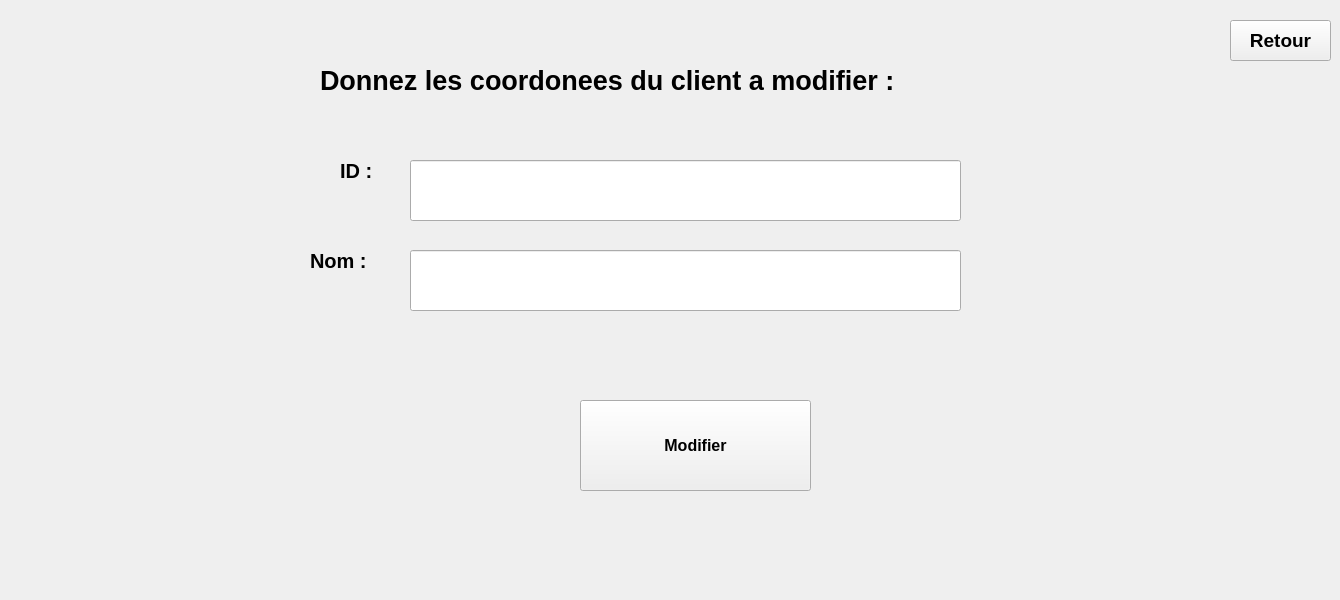
    <widget class="QWidget" name="page_6">
     <widget class="QLineEdit" name="lineEdit_a_14">
      <property name="geometry">
       <rect>
        <x>410</x>
        <y>160</y>
        <width>551</width>
        <height>61</height>
       </rect>
      </property>
      <property name="readOnly">
       <bool>true</bool>
      </property>
     </widget>
     <widget class="QLabel" name="label_28">
      <property name="geometry">
       <rect>
        <x>340</x>
        <y>160</y>
        <width>51</width>
        <height>21</height>
       </rect>
      </property>
      <property name="font">
       <font>
        <pointsize>15</pointsize>
        <weight>75</weight>
        <bold>true</bold>
       </font>
      </property>
      <property name="text">
       <string>ID : </string>
      </property>
     </widget>
     <widget class="QLabel" name="label_29">
      <property name="geometry">
       <rect>
        <x>310</x>
        <y>250</y>
        <width>81</width>
        <height>21</height>
       </rect>
      </property>
      <property name="font">
       <font>
        <pointsize>15</pointsize>
        <weight>75</weight>
        <bold>true</bold>
       </font>
      </property>
      <property name="text">
       <string>Nom : </string>
      </property>
     </widget>
     <widget class="QLineEdit" name="lineEdit_a_15">
      <property name="geometry">
       <rect>
        <x>410</x>
        <y>250</y>
        <width>551</width>
        <height>61</height>
       </rect>
      </property>
     </widget>
     <widget class="QPushButton" name="pushButton_20">
      <property name="geometry">
       <rect>
        <x>580</x>
        <y>400</y>
        <width>231</width>
        <height>91</height>
       </rect>
      </property>
      <property name="font">
       <font>
        <pointsize>12</pointsize>
        <weight>75</weight>
        <bold>true</bold>
       </font>
      </property>
      <property name="text">
       <string>Modifier</string>
      </property>
     </widget>
     <widget class="QLabel" name="label_30">
      <property name="geometry">
       <rect>
        <x>320</x>
        <y>60</y>
        <width>761</width>
        <height>41</height>
       </rect>
      </property>
      <property name="font">
       <font>
        <pointsize>20</pointsize>
        <weight>75</weight>
        <bold>true</bold>
       </font>
      </property>
      <property name="text">
       <string>Donnez les coordonees du client a modifier :</string>
      </property>
     </widget>
     <widget class="QLabel" name="label_51">
      <property name="geometry">
       <rect>
        <x>460</x>
        <y>570</y>
        <width>51</width>
        <height>21</height>
       </rect>
      </property>
      <property name="font">
       <font>
        <pointsize>15</pointsize>
        <weight>75</weight>
        <bold>true</bold>
       </font>
      </property>
      <property name="text">
       <string/>
      </property>
     </widget>
     <widget class="QPushButton" name="pushButton_17">
      <property name="geometry">
       <rect>
        <x>1230</x>
        <y>20</y>
        <width>101</width>
        <height>41</height>
       </rect>
      </property>
      <property name="font">
       <font>
        <pointsize>14</pointsize>
        <weight>75</weight>
        <bold>true</bold>
       </font>
      </property>
      <property name="text">
       <string>Retour</string>
      </property>
     </widget>
    </widget>
